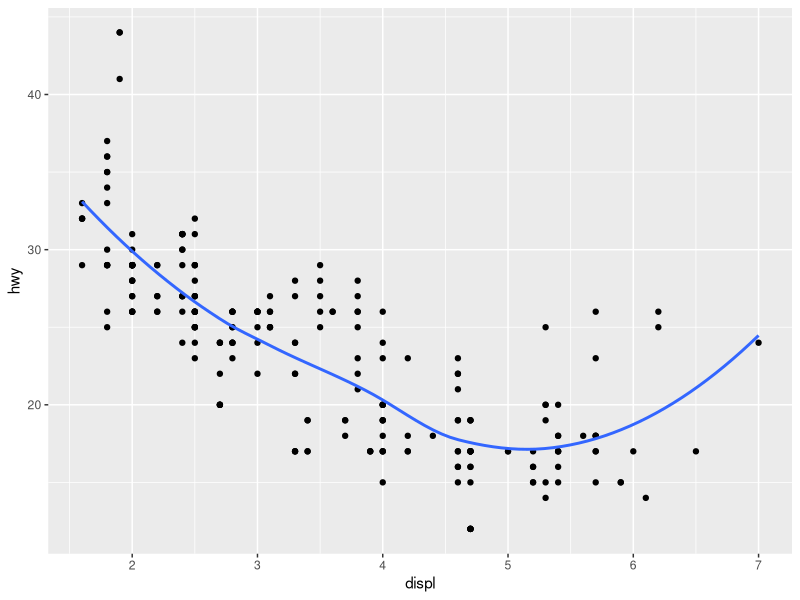
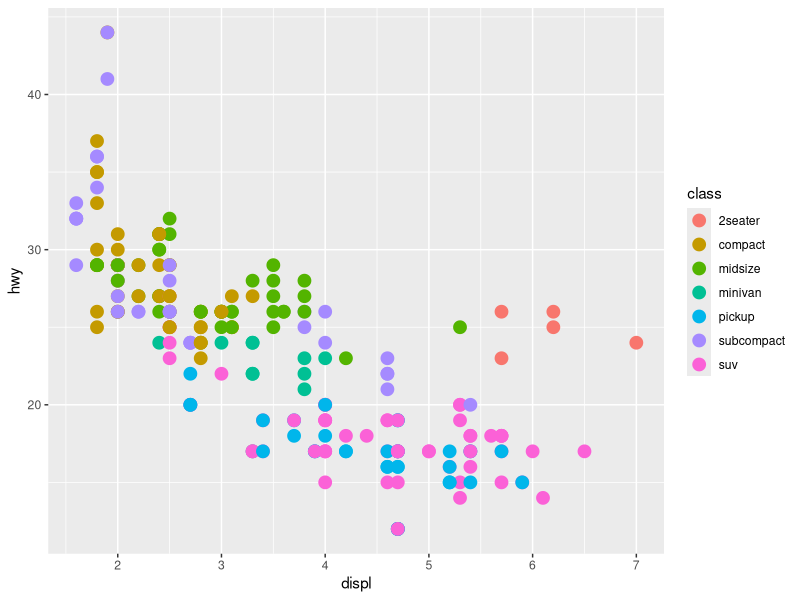
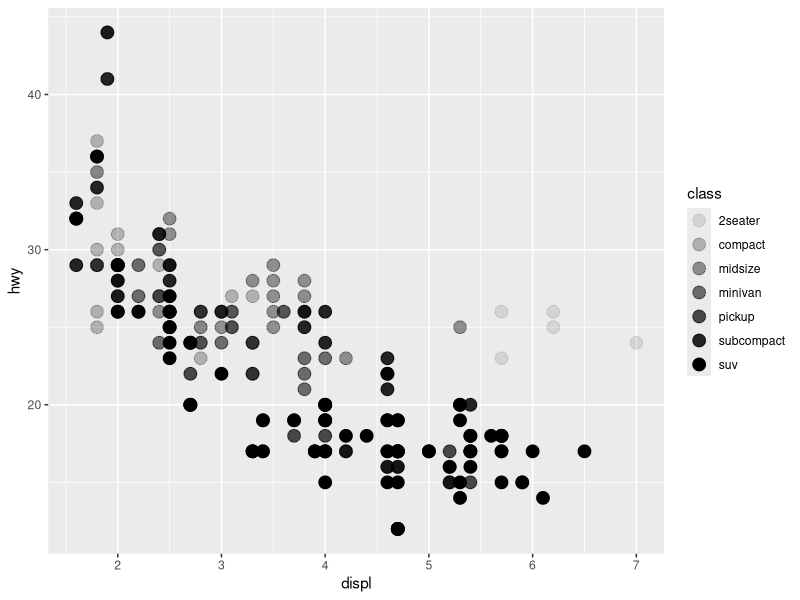
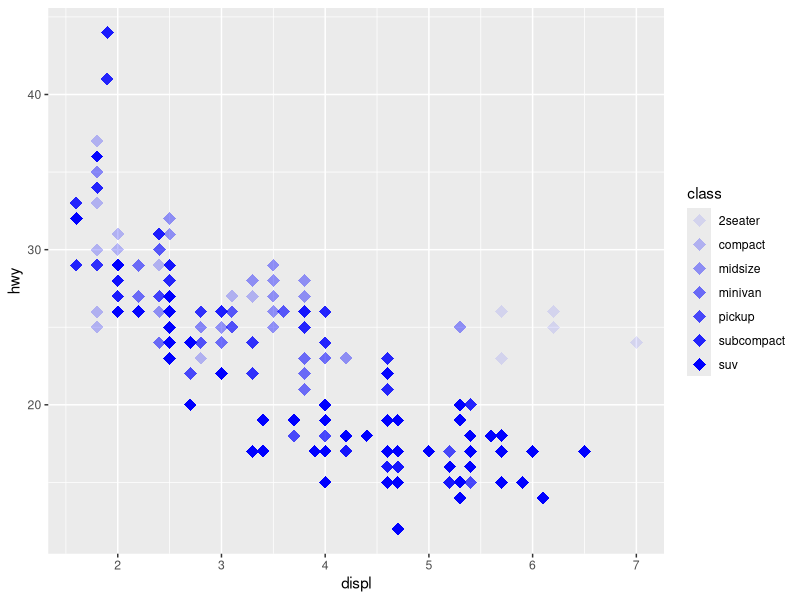
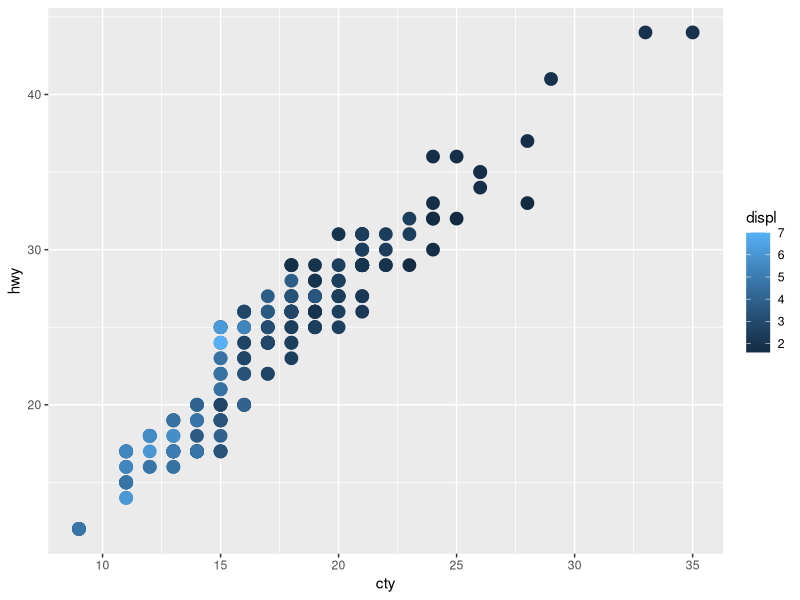
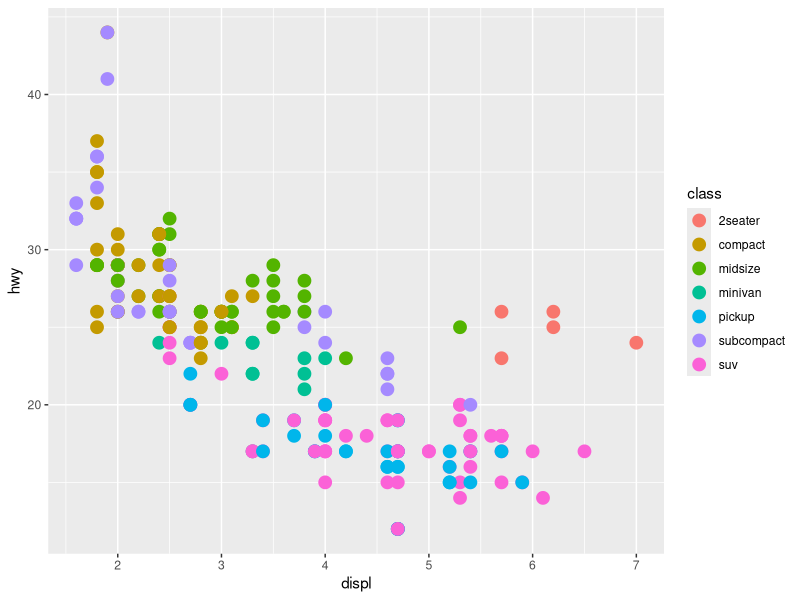
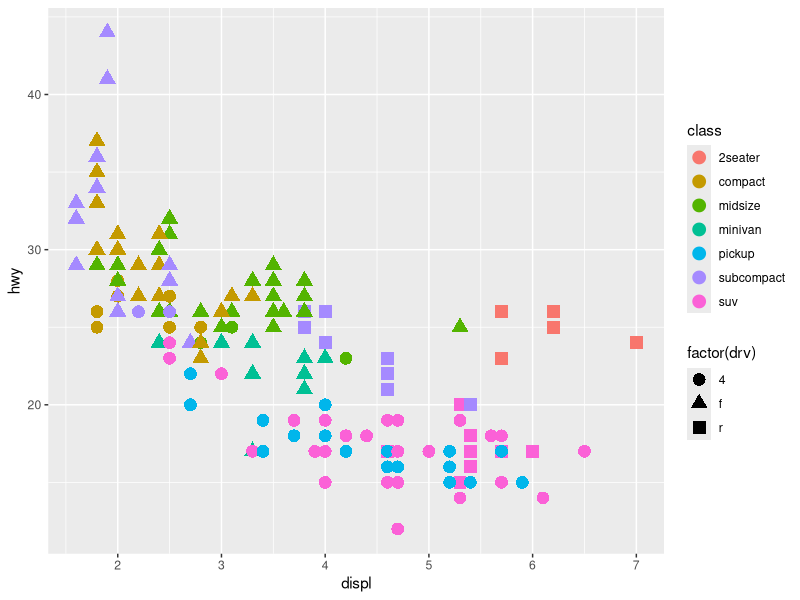
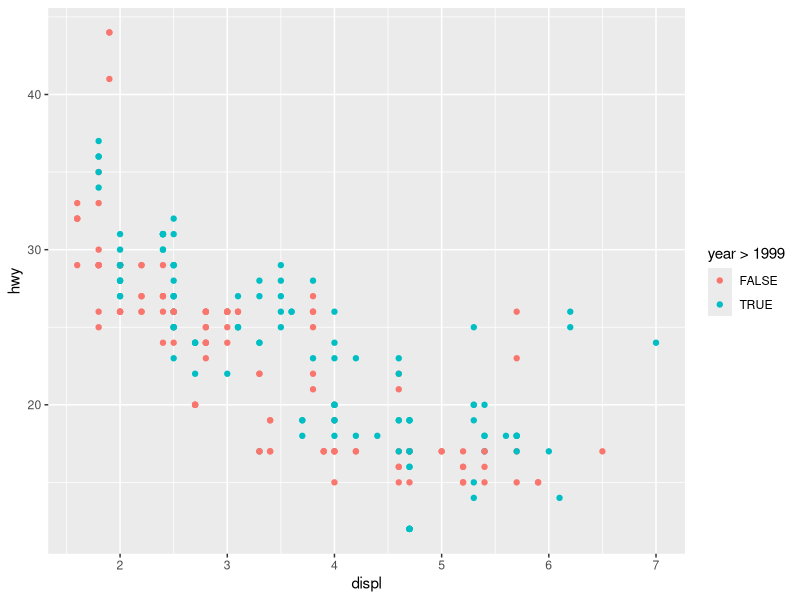

Generate these figures, in order, with R: (Note: this script raises an error after producing the figures.)
### Visualization Exercises
### Wickham's R for Data Science
library(ggplot2)

## basics
?mpg

str(mpg)
mpg_plot <- ggplot(data = mpg) 
mpg_plot <- mpg_plot+ geom_point(mapping = aes(x = displ, y = hwy))
mpg_plot + geom_smooth(aes(x = displ, y = hwy), se= F)

# or
#mpg_plot <- ggplot(data = mpg, mapping = aes(x = displ, y = hwy)) 
#mpg_plot <- mpg_plot+ geom_point()
#mpg_plot + geom_smooth(se= F)


factor(mpg$class)
nlevels(factor(mpg$class))

# Don't map unordered variable like mpg$class to ordered aes (size)
# Don't use size for discrete variables

ggplot(data = mpg) + geom_point(aes(x = displ, y = hwy, col = class), size = 4)
ggplot(data = mpg) + geom_point(aes(x = displ, y = hwy, alpha = class), size = 4)

# for each aesthetic, aes() associate name of the aes with the var to display for each layer mapping 

# manual aes setting (not converying info about var), it goes outside aes() arg
ggplot(data = mpg) + geom_point(aes(x = displ, y = hwy, alpha = class), shape = 18, size = 4, col = "blue")


# mapping continuous var to aes
ggplot(data = mpg) + geom_point(mapping = aes(x = cty, y = hwy, col = displ), size = 4)

# I like this plot best
ggplot(data = mpg) + geom_point(aes(x = displ, y = hwy, col = class), size = 4)
ggplot(data = mpg) + geom_point(aes(x = displ, y = hwy, col = class, shape = factor(drv)), size = 4)

# condition from aes mapping
ggplot(data = mpg, mapping = aes(x = displ, y = hwy, col = year > 1999)) + geom_point()

#########################
## FACETS- for discrete data (chops up into data point if continuous used)
#########################
#nrow optional
ggplot(data = mpg) + geom_point(mapping = aes(x = displ, y = hwy)) + facet_wrap(~class, nrow=2)
#empty cells mean there is no data satisfying both categories
ggplot(data = mpg) + geom_point(mapping = aes(x = displ, y = hwy)) + facet_grid(drv ~ cyl)
ggplot(data = mpg) + geom_point(mapping = aes(x = drv, y = factor(cyl)))

# for facet, ".~class" basically manes "~class"
ggplot(data = mpg) + geom_point(mapping = aes(x = displ, y = hwy)) + facet_grid(.~ cyl)
ggplot(data = mpg) + geom_point(mapping = aes(x = displ, y = hwy)) + facet_grid(drv~.)

#########################
## Geometric objects
#########################

ggplot(data = mpg) + 
    geom_point(
      mapping = aes(x = displ, y = hwy)
    ) +
    geom_smooth(
      mapping = aes(x = displ, y = hwy, linetype = drv)
    )

# same as
ggplot(data = mpg, mapping = aes(x = displ, y = hwy)) +
  geom_point() +
  geom_smooth(
    mapping = aes(group = drv)
  )

#filtering data
ggplot(data = mpg, mapping = aes(x = displ, y = hwy)) +
  geom_point(mapping = aes(color = class)) +
  # filter data
  geom_smooth(data = filter(mpg, class == "subcompact"), se = F)

#line chart
ggplot(data = filter(mpg, year == 1999), mapping = aes(x = displ, y = hwy)) +
  geom_line()

#boxplot
ggplot(data = mpg, mapping = aes(x = factor(year), y = displ)) +
  geom_boxplot()

#histogram
ggplot(data = mpg, mapping = aes(x = hwy)) +
  geom_histogram(binwidth = 1)

#area chart
ggplot(data = mpg, mapping = aes(x = displ, fill = factor(cyl))) +
  geom_area(stat="bin", binwidth = 0.25)
  
ggplot(data = mpg, mapping = aes(x = displ, y = hwy, color = drv)) +
  geom_point() +
  geom_smooth(se = F) +
  # remove color legend
  #guides(color = F)
  #remove all legend
  theme(legend.position="none")
  
ggplot(data = mpg, mapping = aes(x = displ, y = hwy)) +
  geom_point() +
  #geom_smooth(color = "blue", se =F)
  geom_smooth(aes(group = drv), color = "blue", se= F)

ggplot(data = mpg, mapping = aes(x = displ, y = hwy)) +
  geom_point(aes(color = drv)) +
  #geom_smooth(color = "blue", se =F)
  #geom_smooth(se= F)
  geom_smooth(aes(linetype = drv), se= F)

#########################
##STATISTICAL TRANSFORMATIONS
#########################

str(diamonds)

#bar graph
ggplot(data = diamonds)+
  geom_bar(mapping =aes(x = cut))
  #same as
  stat_count(aes(x=cut))

#looking at proportions
ggplot(data = diamonds) +
  geom_bar(mapping= aes(x = cut, y =..prop.., group =1))

#stat summary
ggplot(data = diamonds) +
  stat_summary(
    mapping= aes(x=cut, y= depth),
      fun.ymin = min,
      fun.ymax = max,
      fun.y = median,
      geom = "crossbar"
  )

#geom_col for having heights of bars that represent values in data
ggplot(data = diamonds, aes(x = cut, y = carat))+
  geom_col() # ??? quite not sure what happens exactly

#unfinished exercise
#??? Most geoms and stats come in pairs that are almost always used in concert. 
#??? Read through the documentation and make a list of all the pairs. What do they have in common?

ggplot(data = diamonds, aes(x = carat, y = log(price)))+
  geom_point()+
  geom_smooth()
  #stat_smooth()

#need to set group = 1 because (see below 2 plots)
ggplot(data = diamonds) + 
  geom_bar(mapping = aes(x = cut, y = ..prop..))
ggplot(data = diamonds) + 
  geom_bar(mapping = aes(x = cut, fill = color, y = ..prop..))
#????group??? 
ggplot(data = diamonds) +
  geom_bar(mapping = aes(x = cut , fill = color, group = 1, y = ..prop..))

#################
#POSITION ADJUSTMENTS
#################
ggplot(diamonds, aes(x = cut))+
  geom_bar(aes(fill = clarity))
  #geom_bar(aes(color = clarity))

#position "identity" - place each object exactly where it falls in context of graph
ggplot(diamonds, aes(x = cut, color = clarity))+
  geom_bar(position = "identity")

#position "fill"- stacking to same height with 1 as 100%
ggplot(diamonds, aes(x =cut, fill = clarity))+
  geom_bar(position = "fill")

#position "dodge"- overlap objects beside each other
ggplot(diamonds)+
  geom_bar(aes(x = cut, fill = clarity), position = "dodge")

#position "jitter"- solve overplotting problem - small random noise added
ggplot(mpg)+
  geom_jitter(aes(x = displ, y = hwy))
  # same as
  #geom_point(aes(x = displ, y = hwy), position = "jitter")

ggplot(mpg)+
  geom_jitter(aes(x = cty, y = hwy), width = 0.8, height = 0.6)

#geom_count - count num of obs at each location ~ size
ggplot(mpg)+
  geom_count(aes(x= cty, y = hwy))

#geom_boxplot position default "dodge"
ggplot(mpg)+
  geom_boxplot(aes(x = factor(cyl), y = hwy))


###################
#COORDINATE SYSTEMS
###################

#flipping x and y axes
ggplot(mpg, aes(x = class, y = hwy))+
  geom_boxplot()+
  coord_flip()

#cartesian coordinate
ggplot(diamonds)+
  geom_bar(aes(x = cut, fill = cut))+
  theme(aspect.ratio = 1)+
  labs(title = "Diamond cuts", subtitle = "polar", x = NULL, y = "count")+
  coord_polar()

coef(lm(mpg$hwy~mpg$cty))

ggplot(mpg, aes(x= cty, y = hwy))+
  geom_point()+
  #abline - default slope 1 intercept 0
  geom_abline(slope = 1.337, intercept = 0.892)+
  #fixed coord- set ratio (number of units on y equivalent to one unit in x axis)- default 1
  coord_fixed()





















